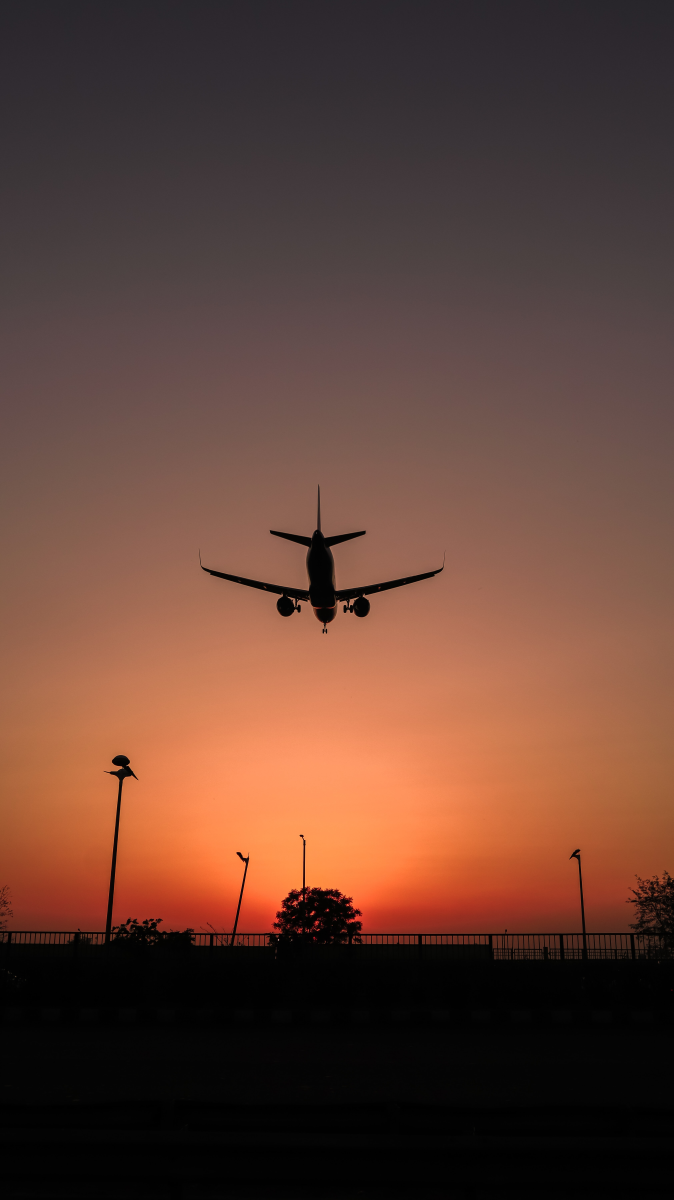
#> input picture pic.jpg, 3368 x 6000 px (shown at 1/5 size)
$ python -i image_steno.py   (imports and definitions only)
#> lines starting #> are read from the running program, lines starting #| are printed output that depends on the picture
from tkinter import *
from tkinter import ttk
import tkinter.filedialog
from PIL import ImageTk
from PIL import Image
from tkinter import messagebox
from io import BytesIO
import  os

#main class name Stegno
class Stegno:

    art ='''¯\_(ツ)_/¯'''
    art2 = '''
@(\/)
(\/)-{}-)@
@(={}=)/\)(\/)
(\/(/\)@| (-{}-)
(={}=)@(\/)@(/\)@
(/\)\(={}=)/(\/)
@(\/)\(/\)/(={}=)
(-{}-)""""@/(/\)
|:   |
/::'   \\
/:::     \\
|::'       |
|::        |
\::.       /
':______.'
`""""""`'''
    output_image_size = 0

    # [33 lines left out: function main, not called in this run]

    def home(self,frame):
            frame.destroy()
            self.main(root)

    # [203 lines left out: functions frame1_decode, frame2_decode, decode, frame1_encode, frame2_encode, info and 4 more, not called in this run]

    def page3(self,frame):
        frame.destroy()
        self.main(root)

# [1 line not run here, left out]

o = Stegno()
# [3 lines not run here, left out]

'developed @ pt-kunal-mishra'

>>> import cv2
>>> picture = cv2.imread('pic.jpg', cv2.IMREAD_GRAYSCALE)
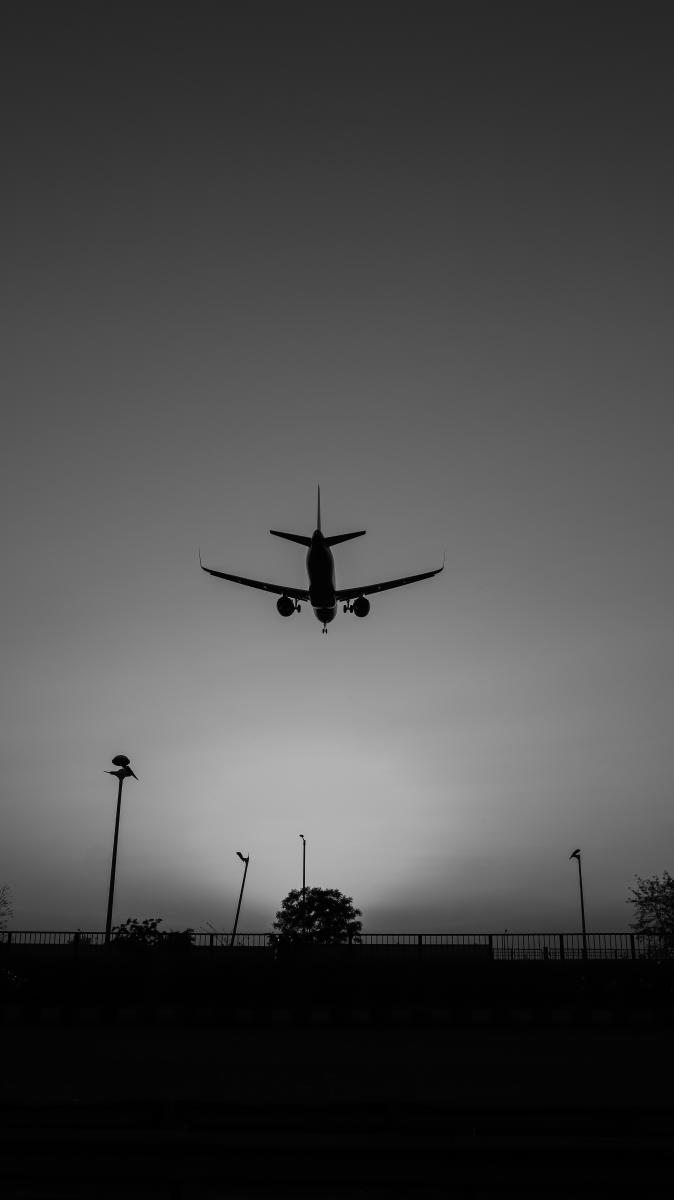
#> picture: shape (6000, 3368) (shown at 1/5 size); min 0, max 255, mean 73.9
#> (the run stopped early here; a loop or call above may not have finished)

$ run again, on apple_fruit_eat.jpg
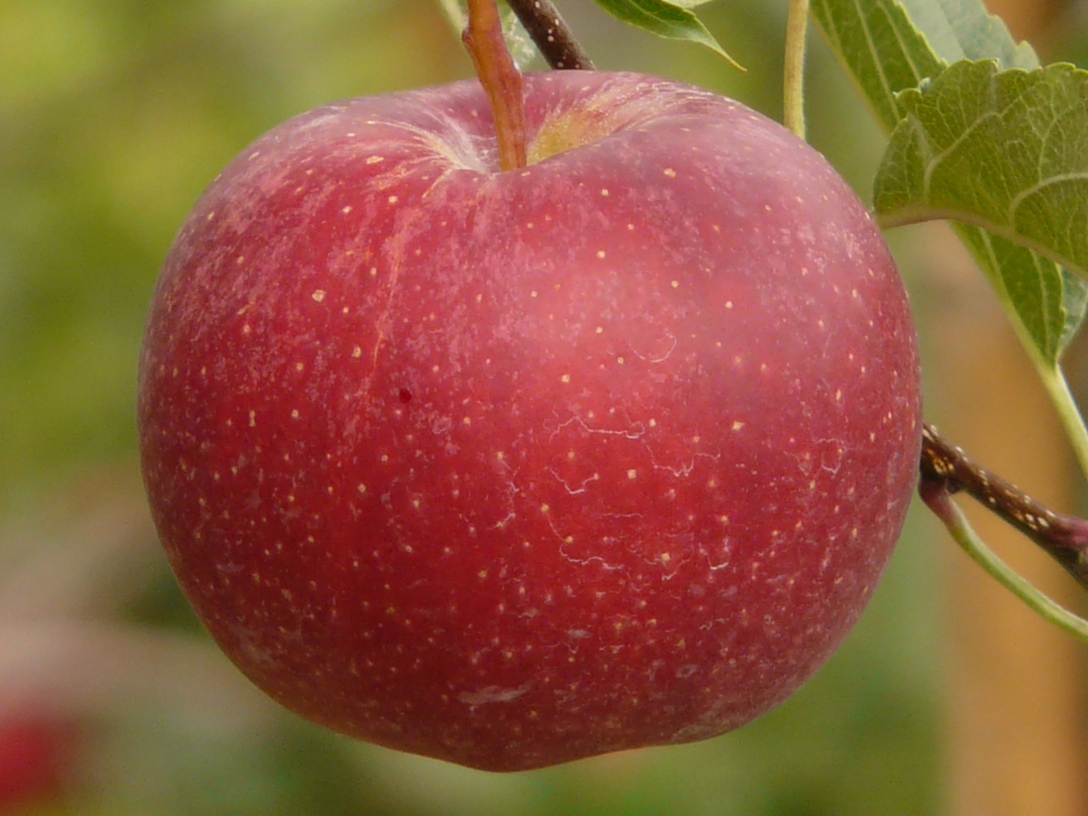
#> input picture apple_fruit_eat.jpg, 3264 x 2448 px (shown at 1/3 size)
#> `picture = cv2.imread('pic.jpg', cv2.IMREAD_GRAYSCALE)`:
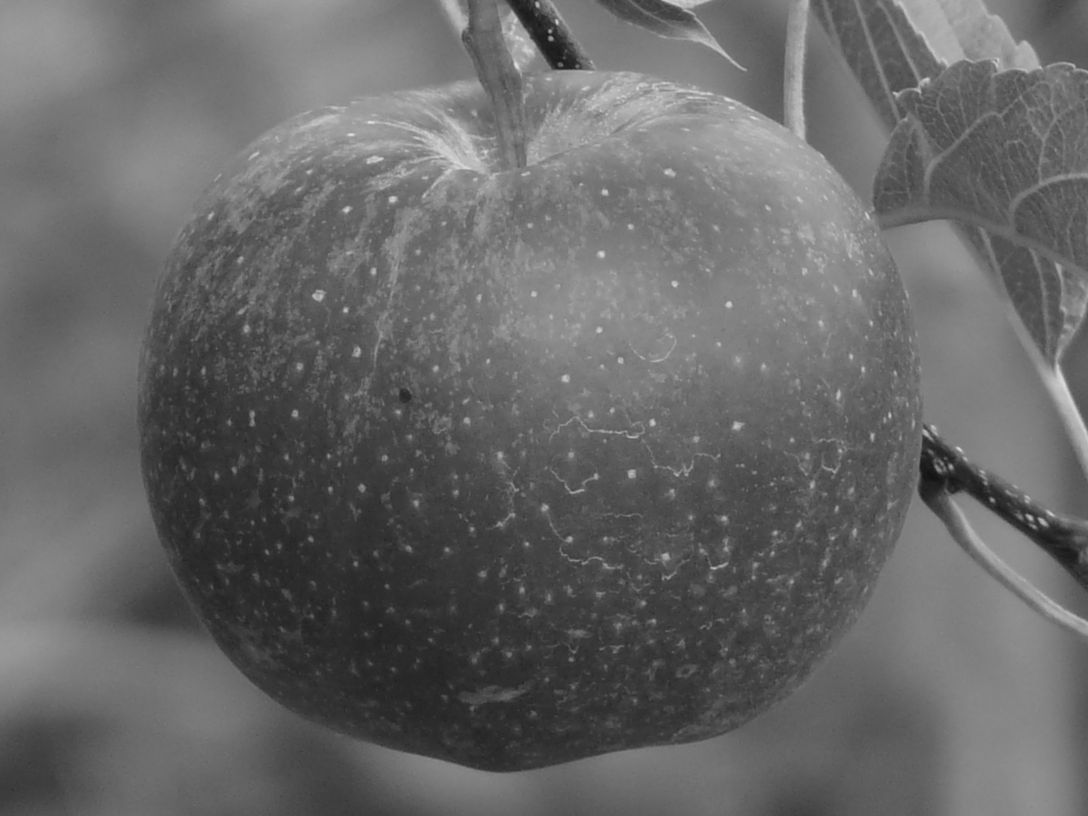
#> picture: shape (2448, 3264) (shown at 1/3 size); min 17, max 232, mean 103.5
